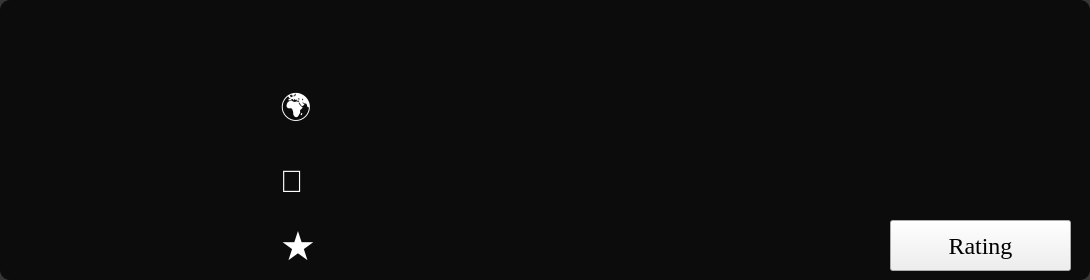
               <widget class="QFrame" name="frameResult10">
                <property name="styleSheet">
                 <string notr="true">QFrame {
    background-color: rgba(0, 0, 0, 200);
    border-radius: 10px;
}

QFrame:hover {
    background-color: rgba(0,0,0,150);
}
</string>
                </property>
                <property name="frameShape">
                 <enum>QFrame::StyledPanel</enum>
                </property>
                <property name="frameShadow">
                 <enum>QFrame::Raised</enum>
                </property>
                <widget class="QLabel" name="labelRate10">
                 <property name="geometry">
                  <rect>
                   <x>330</x>
                   <y>220</y>
                   <width>211</width>
                   <height>51</height>
                  </rect>
                 </property>
                 <property name="font">
                  <font>
                   <family>Georgia</family>
                   <pointsize>14</pointsize>
                   <weight>9</weight>
                   <italic>false</italic>
                   <bold>false</bold>
                  </font>
                 </property>
                 <property name="styleSheet">
                  <string notr="true">background-color: transparent;
font: 75 14pt &quot;Georgia&quot;;
COLOR: rgb(255, 255, 255);</string>
                 </property>
                 <property name="text">
                  <string/>
                 </property>
                </widget>
                <widget class="QLabel" name="labelFigure10">
                 <property name="geometry">
                  <rect>
                   <x>10</x>
                   <y>15</y>
                   <width>250</width>
                   <height>251</height>
                  </rect>
                 </property>
                 <property name="font">
                  <font>
                   <family>Sitka Text</family>
                   <pointsize>10</pointsize>
                  </font>
                 </property>
                 <property name="styleSheet">
                  <string notr="true">background-color: transparent;
border-radius: 10px;</string>
                 </property>
                 <property name="text">
                  <string/>
                 </property>
                </widget>
                <widget class="QLabel" name="labelLocation10">
                 <property name="geometry">
                  <rect>
                   <x>330</x>
                   <y>80</y>
                   <width>751</width>
                   <height>51</height>
                  </rect>
                 </property>
                 <property name="font">
                  <font>
                   <family>Georgia</family>
                   <pointsize>14</pointsize>
                   <weight>9</weight>
                   <italic>false</italic>
                   <bold>false</bold>
                  </font>
                 </property>
                 <property name="styleSheet">
                  <string notr="true">background-color: transparent;
font: 75 14pt &quot;Georgia&quot;;
COLOR: rgb(255, 255, 255);</string>
                 </property>
                 <property name="text">
                  <string/>
                 </property>
                </widget>
                <widget class="QLabel" name="labelCategories10">
                 <property name="geometry">
                  <rect>
                   <x>330</x>
                   <y>150</y>
                   <width>751</width>
                   <height>51</height>
                  </rect>
                 </property>
                 <property name="font">
                  <font>
                   <family>Georgia</family>
                   <pointsize>14</pointsize>
                   <weight>9</weight>
                   <italic>false</italic>
                   <bold>false</bold>
                  </font>
                 </property>
                 <property name="styleSheet">
                  <string notr="true">background-color: transparent;
font: 75 14pt &quot;Georgia&quot;;
COLOR: rgb(255, 255, 255);</string>
                 </property>
                 <property name="text">
                  <string/>
                 </property>
                </widget>
                <widget class="QLabel" name="labelRateIcon10">
                 <property name="geometry">
                  <rect>
                   <x>280</x>
                   <y>225</y>
                   <width>41</width>
                   <height>41</height>
                  </rect>
                 </property>
                 <property name="font">
                  <font>
                   <family>MS Shell Dlg 2</family>
                   <pointsize>30</pointsize>
                   <weight>50</weight>
                   <italic>false</italic>
                   <bold>false</bold>
                  </font>
                 </property>
                 <property name="styleSheet">
                  <string notr="true">font: 30pt &quot;MS Shell Dlg 2&quot;;
COLOR:rgb(255, 255, 255); background-color: transparent</string>
                 </property>
                 <property name="text">
                  <string>★</string>
                 </property>
                 <property name="scaledContents">
                  <bool>true</bool>
                 </property>
                </widget>
                <widget class="QLabel" name="labelMessage10">
                 <property name="geometry">
                  <rect>
                   <x>280</x>
                   <y>160</y>
                   <width>41</width>
                   <height>41</height>
                  </rect>
                 </property>
                 <property name="font">
                  <font>
                   <family>MS Shell Dlg 2</family>
                   <pointsize>23</pointsize>
                   <weight>50</weight>
                   <italic>false</italic>
                   <bold>false</bold>
                  </font>
                 </property>
                 <property name="styleSheet">
                  <string notr="true">font: 23pt &quot;MS Shell Dlg 2&quot;;
COLOR:rgb(255, 255, 255); background-color: transparent</string>
                 </property>
                 <property name="text">
                  <string>💬</string>
                 </property>
                 <property name="scaledContents">
                  <bool>true</bool>
                 </property>
                </widget>
                <widget class="QLabel" name="labelLocationIcon10">
                 <property name="geometry">
                  <rect>
                   <x>280</x>
                   <y>90</y>
                   <width>41</width>
                   <height>41</height>
                  </rect>
                 </property>
                 <property name="font">
                  <font>
                   <family>MS Shell Dlg 2</family>
                   <pointsize>23</pointsize>
                   <weight>50</weight>
                   <italic>false</italic>
                   <bold>false</bold>
                  </font>
                 </property>
                 <property name="styleSheet">
                  <string notr="true">font: 23pt &quot;MS Shell Dlg 2&quot;;
COLOR:rgb(255, 255, 255); background-color: transparent</string>
                 </property>
                 <property name="text">
                  <string>🌍</string>
                 </property>
                 <property name="scaledContents">
                  <bool>true</bool>
                 </property>
                </widget>
                <widget class="QLabel" name="labelName10">
                 <property name="geometry">
                  <rect>
                   <x>280</x>
                   <y>10</y>
                   <width>801</width>
                   <height>61</height>
                  </rect>
                 </property>
                 <property name="font">
                  <font>
                   <family>Georgia</family>
                   <pointsize>18</pointsize>
                   <weight>9</weight>
                   <italic>false</italic>
                   <bold>false</bold>
                  </font>
                 </property>
                 <property name="styleSheet">
                  <string notr="true">background-color: transparent;
font: 75 18pt &quot;Georgia&quot;;
COLOR: rgb(255, 255, 255);</string>
                 </property>
                 <property name="text">
                  <string/>
                 </property>
                </widget>
                <widget class="QPushButton" name="pushButtonRating10">
                 <property name="geometry">
                  <rect>
                   <x>890</x>
                   <y>220</y>
                   <width>181</width>
                   <height>51</height>
                  </rect>
                 </property>
                 <property name="font">
                  <font>
                   <family>Georgia</family>
                   <pointsize>18</pointsize>
                   <weight>9</weight>
                   <italic>false</italic>
                   <bold>false</bold>
                  </font>
                 </property>
                 <property name="styleSheet">
                  <string notr="true">
QPushButton {
    background-color: rgb(255, 255, 255);
    border-radius: 10px;
    padding: 5px;
	font: 75 18pt &quot;Georgia&quot;;
}

QPushButton:hover{
    background-color: rgba(231, 230, 230, 252); 
    color: black;
};

</string>
                 </property>
                 <property name="text">
                  <string>Rating</string>
                 </property>
                </widget>
               </widget>
